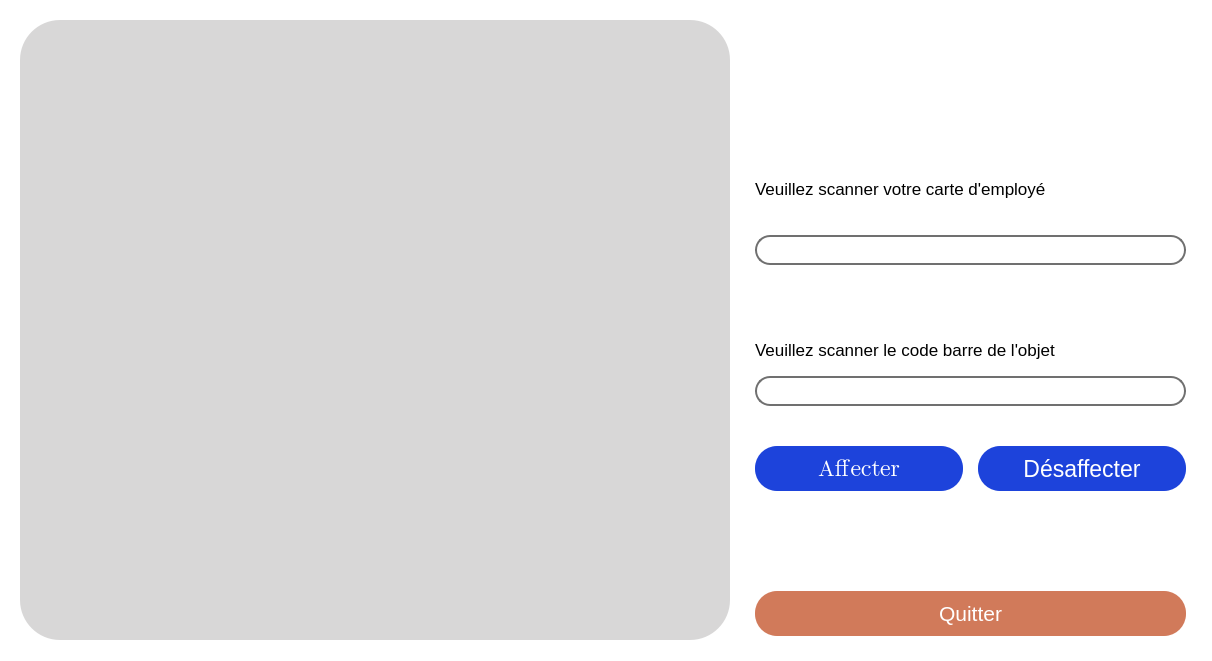
<?xml version="1.0" encoding="UTF-8"?>
<ui version="4.0">
 <class>FenPrincipale</class>
 <widget class="QWidget" name="FenPrincipale">
  <property name="geometry">
   <rect>
    <x>0</x>
    <y>0</y>
    <width>1212</width>
    <height>661</height>
   </rect>
  </property>
  <property name="sizePolicy">
   <sizepolicy hsizetype="MinimumExpanding" vsizetype="MinimumExpanding">
    <horstretch>0</horstretch>
    <verstretch>0</verstretch>
   </sizepolicy>
  </property>
  <property name="windowTitle">
   <string>FenPrincipale</string>
  </property>
  <property name="styleSheet">
   <string notr="true">background-color:white;
color:black;</string>
  </property>
  <widget class="QFrame" name="gridFrame">
   <property name="geometry">
    <rect>
     <x>-10</x>
     <y>-10</y>
     <width>1221</width>
     <height>671</height>
    </rect>
   </property>
   <layout class="QGridLayout" name="gridLayout">
    <property name="leftMargin">
     <number>30</number>
    </property>
    <property name="topMargin">
     <number>30</number>
    </property>
    <property name="rightMargin">
     <number>25</number>
    </property>
    <property name="bottomMargin">
     <number>25</number>
    </property>
    <item row="0" column="0">
     <layout class="QHBoxLayout" name="horizontalLayout_2">
      <property name="spacing">
       <number>25</number>
      </property>
      <item>
       <widget class="QTableWidget" name="tableWidget">
        <property name="sizePolicy">
         <sizepolicy hsizetype="Minimum" vsizetype="Expanding">
          <horstretch>0</horstretch>
          <verstretch>0</verstretch>
         </sizepolicy>
        </property>
        <property name="minimumSize">
         <size>
          <width>710</width>
          <height>620</height>
         </size>
        </property>
        <property name="maximumSize">
         <size>
          <width>685</width>
          <height>620</height>
         </size>
        </property>
        <property name="styleSheet">
         <string notr="true">QTableWidget {
	background-color:#D8D7D7;
	border-style:none;
	border-radius:40px;
	color:black;
}

QTableWidget::item:selected{
	border-style:none;
	background-color: rgba(0, 0, 0, 0);
}

  QScrollBar::handle:vertical {
        background-color:rgba(127, 127, 127, 0);
    }

QScrollBar{
	width:0px;
	background-color:rgba(193, 193, 193, 0);
}

QScrollBar::handle{
	border-radius:5px;
}

    QScrollBar::add-line:vertical {
        height: 0px;
        subcontrol-position: bottom;
        subcontrol-origin: margin;
    }
    QScrollBar::sub-line:vertical {
        background: qlineargradient(x1:0, y1:0, x2:1, y2:0,
        stop: 0  rgb(32, 47, 130), stop: 0.5 rgb(32, 47, 130),  stop:1 rgb(32, 47, 130));
        height: 0 px;
        subcontrol-position: top;
        subcontrol-origin: margin;
    }</string>
        </property>
        <property name="horizontalScrollBarPolicy">
         <enum>Qt::ScrollBarAlwaysOff</enum>
        </property>
        <property name="sizeAdjustPolicy">
         <enum>QAbstractScrollArea::AdjustToContents</enum>
        </property>
        <property name="editTriggers">
         <set>QAbstractItemView::NoEditTriggers</set>
        </property>
        <property name="tabKeyNavigation">
         <bool>false</bool>
        </property>
        <property name="showDropIndicator" stdset="0">
         <bool>false</bool>
        </property>
        <property name="dragDropOverwriteMode">
         <bool>false</bool>
        </property>
        <property name="selectionMode">
         <enum>QAbstractItemView::NoSelection</enum>
        </property>
        <property name="showGrid">
         <bool>false</bool>
        </property>
        <property name="gridStyle">
         <enum>Qt::NoPen</enum>
        </property>
        <attribute name="horizontalHeaderVisible">
         <bool>false</bool>
        </attribute>
        <attribute name="verticalHeaderVisible">
         <bool>false</bool>
        </attribute>
       </widget>
      </item>
      <item>
       <layout class="QVBoxLayout" name="vertiL">
        <item>
         <layout class="QVBoxLayout" name="verticalLayout_2">
          <property name="spacing">
           <number>0</number>
          </property>
          <property name="topMargin">
           <number>100</number>
          </property>
          <item>
           <layout class="QVBoxLayout" name="verticalLayout_5">
            <property name="bottomMargin">
             <number>100</number>
            </property>
            <item>
             <layout class="QVBoxLayout" name="verticalLayout_4">
              <property name="spacing">
               <number>2</number>
              </property>
              <property name="sizeConstraint">
               <enum>QLayout::SetDefaultConstraint</enum>
              </property>
              <property name="topMargin">
               <number>25</number>
              </property>
              <property name="bottomMargin">
               <number>25</number>
              </property>
              <item>
               <widget class="QLabel" name="label_2">
                <property name="font">
                 <font>
                  <family>Segoe UI</family>
                  <pointsize>13</pointsize>
                 </font>
                </property>
                <property name="text">
                 <string>Veuillez scanner votre carte d'employé</string>
                </property>
               </widget>
              </item>
              <item>
               <widget class="QLineEdit" name="txfEmploye">
                <property name="sizePolicy">
                 <sizepolicy hsizetype="Minimum" vsizetype="Maximum">
                  <horstretch>0</horstretch>
                  <verstretch>0</verstretch>
                 </sizepolicy>
                </property>
                <property name="minimumSize">
                 <size>
                  <width>300</width>
                  <height>30</height>
                 </size>
                </property>
                <property name="font">
                 <font>
                  <family>Segoe UI</family>
                  <pointsize>11</pointsize>
                 </font>
                </property>
                <property name="styleSheet">
                 <string notr="true">QLineEdit{
	border: 2px solid rgb(112, 112, 112);
	border-radius: 15px;
	background-color: white;
	padding-left:20px;
}</string>
                </property>
               </widget>
              </item>
             </layout>
            </item>
            <item>
             <layout class="QVBoxLayout" name="verticalLayout_3">
              <property name="spacing">
               <number>2</number>
              </property>
              <property name="sizeConstraint">
               <enum>QLayout::SetDefaultConstraint</enum>
              </property>
              <property name="topMargin">
               <number>35</number>
              </property>
              <item>
               <widget class="QLabel" name="label">
                <property name="maximumSize">
                 <size>
                  <width>16777215</width>
                  <height>49</height>
                 </size>
                </property>
                <property name="font">
                 <font>
                  <family>Segoe UI</family>
                  <pointsize>13</pointsize>
                 </font>
                </property>
                <property name="styleSheet">
                 <string notr="true"/>
                </property>
                <property name="text">
                 <string>Veuillez scanner le code barre de l'objet</string>
                </property>
               </widget>
              </item>
              <item>
               <widget class="QLineEdit" name="txfObjet">
                <property name="sizePolicy">
                 <sizepolicy hsizetype="Minimum" vsizetype="Maximum">
                  <horstretch>0</horstretch>
                  <verstretch>0</verstretch>
                 </sizepolicy>
                </property>
                <property name="minimumSize">
                 <size>
                  <width>300</width>
                  <height>30</height>
                 </size>
                </property>
                <property name="font">
                 <font>
                  <family>Segoe UI</family>
                  <pointsize>11</pointsize>
                 </font>
                </property>
                <property name="styleSheet">
                 <string notr="true">QLineEdit{
	border: 2px solid rgb(112, 112, 112);
	border-radius: 15px;
	background-color: white;
	padding-left:20px;
}</string>
                </property>
                <property name="inputMask">
                 <string/>
                </property>
                <property name="frame">
                 <bool>true</bool>
                </property>
               </widget>
              </item>
             </layout>
            </item>
            <item>
             <layout class="QHBoxLayout" name="horizontalLayout_3">
              <property name="spacing">
               <number>15</number>
              </property>
              <property name="sizeConstraint">
               <enum>QLayout::SetDefaultConstraint</enum>
              </property>
              <property name="topMargin">
               <number>40</number>
              </property>
              <item>
               <widget class="QPushButton" name="btnAffect">
                <property name="sizePolicy">
                 <sizepolicy hsizetype="Minimum" vsizetype="Maximum">
                  <horstretch>30</horstretch>
                  <verstretch>0</verstretch>
                 </sizepolicy>
                </property>
                <property name="minimumSize">
                 <size>
                  <width>0</width>
                  <height>45</height>
                 </size>
                </property>
                <property name="maximumSize">
                 <size>
                  <width>16777215</width>
                  <height>16777215</height>
                 </size>
                </property>
                <property name="font">
                 <font>
                  <family>Segoe UI Emoji</family>
                  <pointsize>17</pointsize>
                  <weight>50</weight>
                  <bold>false</bold>
                 </font>
                </property>
                <property name="cursor">
                 <cursorShape>PointingHandCursor</cursorShape>
                </property>
                <property name="styleSheet">
                 <string notr="true">QPushButton{
border-radius:22px;
background-color:rgb(29, 67, 219);
color:white;
}

QPushButton:hover{
background-color:rgb(22, 50, 162);
}</string>
                </property>
                <property name="text">
                 <string>Affecter</string>
                </property>
                <property name="shortcut">
                 <string>Enter</string>
                </property>
               </widget>
              </item>
              <item>
               <widget class="QPushButton" name="btnDeAffect">
                <property name="sizePolicy">
                 <sizepolicy hsizetype="Minimum" vsizetype="Maximum">
                  <horstretch>30</horstretch>
                  <verstretch>0</verstretch>
                 </sizepolicy>
                </property>
                <property name="minimumSize">
                 <size>
                  <width>0</width>
                  <height>45</height>
                 </size>
                </property>
                <property name="font">
                 <font>
                  <family>Segoe UI</family>
                  <pointsize>17</pointsize>
                 </font>
                </property>
                <property name="cursor">
                 <cursorShape>PointingHandCursor</cursorShape>
                </property>
                <property name="styleSheet">
                 <string notr="true">QPushButton{
border-radius:22px;
background-color:rgb(29, 67, 219);
color:white;
}

QPushButton:hover{
background-color:rgb(22, 50, 162);
}</string>
                </property>
                <property name="text">
                 <string>Désaffecter</string>
                </property>
                <property name="shortcut">
                 <string>Ctrl+Return</string>
                </property>
               </widget>
              </item>
             </layout>
            </item>
           </layout>
          </item>
          <item>
           <widget class="QPushButton" name="btnQuitter">
            <property name="sizePolicy">
             <sizepolicy hsizetype="Minimum" vsizetype="Maximum">
              <horstretch>0</horstretch>
              <verstretch>0</verstretch>
             </sizepolicy>
            </property>
            <property name="minimumSize">
             <size>
              <width>0</width>
              <height>45</height>
             </size>
            </property>
            <property name="font">
             <font>
              <family>Segoe UI</family>
              <pointsize>16</pointsize>
              <weight>50</weight>
              <bold>false</bold>
             </font>
            </property>
            <property name="cursor">
             <cursorShape>PointingHandCursor</cursorShape>
            </property>
            <property name="styleSheet">
             <string notr="true">QPushButton{
border-radius:22px;
background-color: rgb(209, 122, 90);
color:white;
}

QPushButton:hover{
background-color:rgb(176, 103, 76);
}
</string>
            </property>
            <property name="text">
             <string>Quitter</string>
            </property>
            <property name="shortcut">
             <string>Ctrl+Q</string>
            </property>
           </widget>
          </item>
         </layout>
        </item>
       </layout>
      </item>
     </layout>
    </item>
   </layout>
  </widget>
 </widget>
 <resources/>
 <connections/>
</ui>
